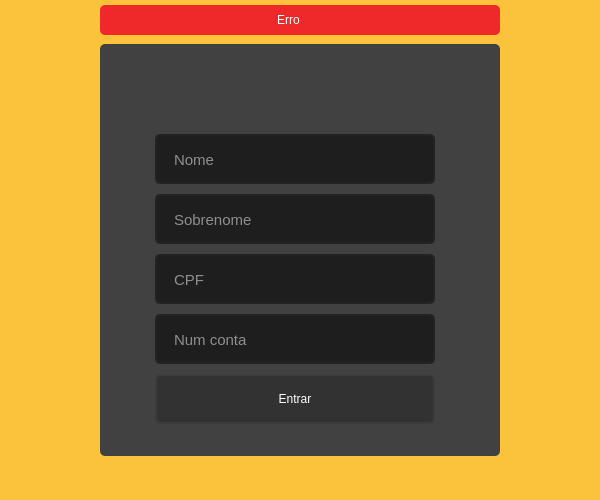
<?xml version="1.0" encoding="UTF-8"?>
<ui version="4.0">
 <class>MainWindow</class>
 <widget class="QMainWindow" name="MainWindow">
  <property name="geometry">
   <rect>
    <x>0</x>
    <y>0</y>
    <width>600</width>
    <height>500</height>
   </rect>
  </property>
  <property name="minimumSize">
   <size>
    <width>600</width>
    <height>500</height>
   </size>
  </property>
  <property name="windowTitle">
   <string>Register</string>
  </property>
  <property name="windowIcon">
   <iconset resource="file_rc.qrc">
    <normaloff>:/Icon/src/img/icon.ico</normaloff>:/Icon/src/img/icon.ico</iconset>
  </property>
  <property name="styleSheet">
   <string notr="true">background-color: rgb(251, 195, 60);</string>
  </property>
  <widget class="QWidget" name="centralwidget">
   <layout class="QVBoxLayout" name="verticalLayout">
    <property name="spacing">
     <number>0</number>
    </property>
    <property name="leftMargin">
     <number>0</number>
    </property>
    <property name="topMargin">
     <number>0</number>
    </property>
    <property name="rightMargin">
     <number>0</number>
    </property>
    <property name="bottomMargin">
     <number>0</number>
    </property>
    <item>
     <widget class="QFrame" name="frame_topbar">
      <property name="maximumSize">
       <size>
        <width>16777215</width>
        <height>35</height>
       </size>
      </property>
      <property name="styleSheet">
       <string notr="true"/>
      </property>
      <property name="frameShape">
       <enum>QFrame::NoFrame</enum>
      </property>
      <property name="frameShadow">
       <enum>QFrame::Raised</enum>
      </property>
      <layout class="QHBoxLayout" name="horizontalLayout_2">
       <property name="spacing">
        <number>0</number>
       </property>
       <property name="leftMargin">
        <number>0</number>
       </property>
       <property name="topMargin">
        <number>5</number>
       </property>
       <property name="rightMargin">
        <number>0</number>
       </property>
       <property name="bottomMargin">
        <number>0</number>
       </property>
       <item>
        <widget class="QFrame" name="frame_erro">
         <property name="maximumSize">
          <size>
           <width>400</width>
           <height>16777215</height>
          </size>
         </property>
         <property name="styleSheet">
          <string notr="true">background-color: rgb(239, 41, 41);
border-radius: 5px;

</string>
         </property>
         <property name="frameShape">
          <enum>QFrame::StyledPanel</enum>
         </property>
         <property name="frameShadow">
          <enum>QFrame::Raised</enum>
         </property>
         <layout class="QHBoxLayout" name="horizontalLayout_3">
          <property name="spacing">
           <number>3</number>
          </property>
          <property name="leftMargin">
           <number>10</number>
          </property>
          <property name="topMargin">
           <number>3</number>
          </property>
          <property name="rightMargin">
           <number>10</number>
          </property>
          <property name="bottomMargin">
           <number>3</number>
          </property>
          <item>
           <widget class="QLabel" name="label_erro">
            <property name="styleSheet">
             <string notr="true">color:white;</string>
            </property>
            <property name="text">
             <string>Erro</string>
            </property>
            <property name="alignment">
             <set>Qt::AlignCenter</set>
            </property>
           </widget>
          </item>
          <item>
           <widget class="QPushButton" name="btn_x">
            <property name="maximumSize">
             <size>
              <width>20</width>
              <height>20</height>
             </size>
            </property>
            <property name="styleSheet">
             <string notr="true">QPushButton{
	border-radius: 5px;
	background-image: url(:/Close_image/src/img/cil-x.png);
	background-position: center;
}

QPushButton:hover{
	color: rgb(238, 238, 236);
	background-color: rgb(50, 50, 50);
}

QPushButton:pressed{
	color: rgb(238, 238, 236);
	background-color: rgb(35, 35, 35);
}</string>
            </property>
            <property name="text">
             <string/>
            </property>
           </widget>
          </item>
         </layout>
        </widget>
       </item>
      </layout>
     </widget>
    </item>
    <item>
     <widget class="QFrame" name="frame_content">
      <property name="styleSheet">
       <string notr="true"/>
      </property>
      <property name="frameShape">
       <enum>QFrame::NoFrame</enum>
      </property>
      <property name="frameShadow">
       <enum>QFrame::Raised</enum>
      </property>
      <layout class="QHBoxLayout" name="horizontalLayout">
       <item>
        <widget class="QFrame" name="frame__login_area">
         <property name="minimumSize">
          <size>
           <width>0</width>
           <height>0</height>
          </size>
         </property>
         <property name="maximumSize">
          <size>
           <width>400</width>
           <height>500</height>
          </size>
         </property>
         <property name="styleSheet">
          <string notr="true">QFrame{
	background-color: rgb(65, 65, 65);
	border-radius: 5px;
}
</string>
         </property>
         <property name="frameShape">
          <enum>QFrame::NoFrame</enum>
         </property>
         <property name="frameShadow">
          <enum>QFrame::Raised</enum>
         </property>
         <widget class="QLineEdit" name="in_surname">
          <property name="geometry">
           <rect>
            <x>55</x>
            <y>150</y>
            <width>280</width>
            <height>50</height>
           </rect>
          </property>
          <property name="font">
           <font>
            <pointsize>11</pointsize>
           </font>
          </property>
          <property name="styleSheet">
           <string notr="true">QLineEdit{
	background-color: rgb(30,30,30);
	border: 2px solid rgb(35, 35, 35);
	border-radius: 5px;
	padding: 15px;
	color: rgb(255, 255, 255);
}
QLineEdit:hover{
	border: 2px solid rgb(55, 55, 55);
}
QLineEdit:focus{
	border: 2px solid rgb(251, 195, 60);
}


</string>
          </property>
          <property name="maxLength">
           <number>11</number>
          </property>
          <property name="placeholderText">
           <string>Sobrenome</string>
          </property>
         </widget>
         <widget class="QPushButton" name="btn_login">
          <property name="geometry">
           <rect>
            <x>55</x>
            <y>330</y>
            <width>280</width>
            <height>50</height>
           </rect>
          </property>
          <property name="styleSheet">
           <string notr="true">QPushButton{
	background-color: rgb(50, 50, 50);
	border: 2px solid rgb(60,60,60);
	border-radius: 5px;
	color: white;
}
QPushButton:hover{
	background-color: rgb(60, 60, 60);
	border: 2px solid rgb(70,70,70);
	border-radius: 5px;
}

QPushButton:pressed{
	background-color: rgb(251, 195, 60);
	border: 2px solid rgb(255, 165, 24);
	border-radius: 5px;
	color: black;
}
</string>
          </property>
          <property name="text">
           <string>Entrar</string>
          </property>
         </widget>
         <widget class="QLineEdit" name="in_name">
          <property name="geometry">
           <rect>
            <x>55</x>
            <y>90</y>
            <width>280</width>
            <height>50</height>
           </rect>
          </property>
          <property name="font">
           <font>
            <pointsize>11</pointsize>
           </font>
          </property>
          <property name="styleSheet">
           <string notr="true">QLineEdit{
	background-color: rgb(30,30,30);
	border: 2px solid rgb(35, 35, 35);
	border-radius: 5px;
	padding: 15px;
	color: rgb(255, 255, 255);
}
QLineEdit:hover{
	border: 2px solid rgb(55, 55, 55);
}
QLineEdit:focus{
	border: 2px solid rgb(251, 195, 60);
}


</string>
          </property>
          <property name="maxLength">
           <number>11</number>
          </property>
          <property name="placeholderText">
           <string>Nome</string>
          </property>
         </widget>
         <widget class="QLineEdit" name="in_cpf">
          <property name="geometry">
           <rect>
            <x>55</x>
            <y>210</y>
            <width>280</width>
            <height>50</height>
           </rect>
          </property>
          <property name="font">
           <font>
            <pointsize>11</pointsize>
           </font>
          </property>
          <property name="styleSheet">
           <string notr="true">QLineEdit{
	background-color: rgb(30,30,30);
	border: 2px solid rgb(35, 35, 35);
	border-radius: 5px;
	padding: 15px;
	color: rgb(255, 255, 255);
}
QLineEdit:hover{
	border: 2px solid rgb(55, 55, 55);
}
QLineEdit:focus{
	border: 2px solid rgb(251, 195, 60);
}


</string>
          </property>
          <property name="maxLength">
           <number>11</number>
          </property>
          <property name="placeholderText">
           <string>CPF</string>
          </property>
         </widget>
         <widget class="QLineEdit" name="in_cpf_2">
          <property name="geometry">
           <rect>
            <x>55</x>
            <y>270</y>
            <width>280</width>
            <height>50</height>
           </rect>
          </property>
          <property name="font">
           <font>
            <pointsize>11</pointsize>
           </font>
          </property>
          <property name="styleSheet">
           <string notr="true">QLineEdit{
	background-color: rgb(30,30,30);
	border: 2px solid rgb(35, 35, 35);
	border-radius: 5px;
	padding: 15px;
	color: rgb(255, 255, 255);
}
QLineEdit:hover{
	border: 2px solid rgb(55, 55, 55);
}
QLineEdit:focus{
	border: 2px solid rgb(251, 195, 60);
}


</string>
          </property>
          <property name="maxLength">
           <number>11</number>
          </property>
          <property name="placeholderText">
           <string>Num conta</string>
          </property>
         </widget>
        </widget>
       </item>
      </layout>
     </widget>
    </item>
    <item>
     <widget class="QFrame" name="frame_bottom">
      <property name="maximumSize">
       <size>
        <width>16777215</width>
        <height>35</height>
       </size>
      </property>
      <property name="styleSheet">
       <string notr="true"/>
      </property>
      <property name="frameShape">
       <enum>QFrame::NoFrame</enum>
      </property>
      <property name="frameShadow">
       <enum>QFrame::Raised</enum>
      </property>
     </widget>
    </item>
   </layout>
  </widget>
  <widget class="QMenuBar" name="menubar">
   <property name="geometry">
    <rect>
     <x>0</x>
     <y>0</y>
     <width>600</width>
     <height>27</height>
    </rect>
   </property>
  </widget>
 </widget>
 <resources>
  <include location="file_rc.qrc"/>
 </resources>
 <connections/>
</ui>
